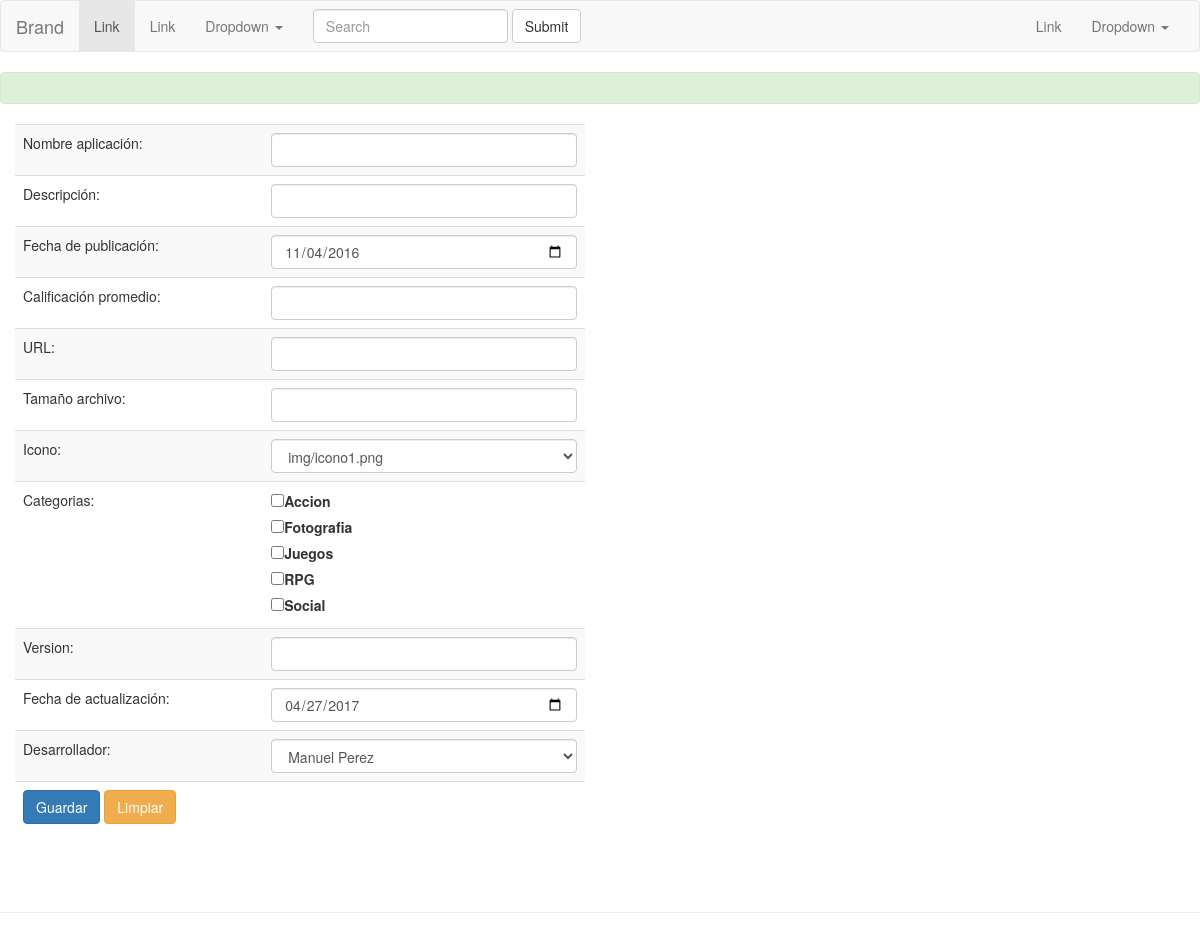
The page / on the database its author committed.
### tables this page shows
CREATE TABLE IF NOT EXISTS `tbl_categorias` (
  `codigo_categoria` int(11) NOT NULL AUTO_INCREMENT,
  `nombre_categoria` varchar(100) NOT NULL,
  PRIMARY KEY (`codigo_categoria`)
);

### class/class_conexion.php (called while the page is built, shortened)
<?php
	class Conexion{
		private $usuario="root";
		private $contrasena="";
		private $host="localhost";
		private $baseDatos="db_tienda_aplicaciones";
		private $puerto="3306";
		private $link;
		public function establecerConexion(){
			$this->link = mysqli_connect($this->host, $this->usuario, $this->contrasena, $this->baseDatos, $this->puerto);
		}
		public function ejecutarInstruccion($sql){
			return mysqli_query($this->link, $sql);
		}
		public function obtenerFila($resultado){
			return mysqli_fetch_array($resultado);
		}
	}
?>

### class/class_categoria.php (the view, shortened to what this page needs)
<?php
	class Categoria{
		public static function generarCheckboxesCategoria($conexion){
			$resultado = $conexion->ejecutarInstruccion(
				"SELECT codigo_categoria, nombre_categoria
				FROM tbl_categorias
				ORDER BY nombre_categoria"
			);
			while ($fila= $conexion->obtenerFila($resultado)){
				echo '<label><input type="checkbox" name="chkcategorias[]"
				value="'.$fila["codigo_categoria"].'">'.$fila["nombre_categoria"].'</label><br>';
			}
		}
	}
?>

### rows shown on the page
tbl_categorias: nombre_categoria "Accion"
tbl_categorias: nombre_categoria "Fotografia"
tbl_categorias: nombre_categoria "Juegos"
tbl_categorias: nombre_categoria "RPG"
tbl_categorias: nombre_categoria "Social"

### other values the page prints
form field value "img/icono1.png"
form field value "Manuel Perez"
